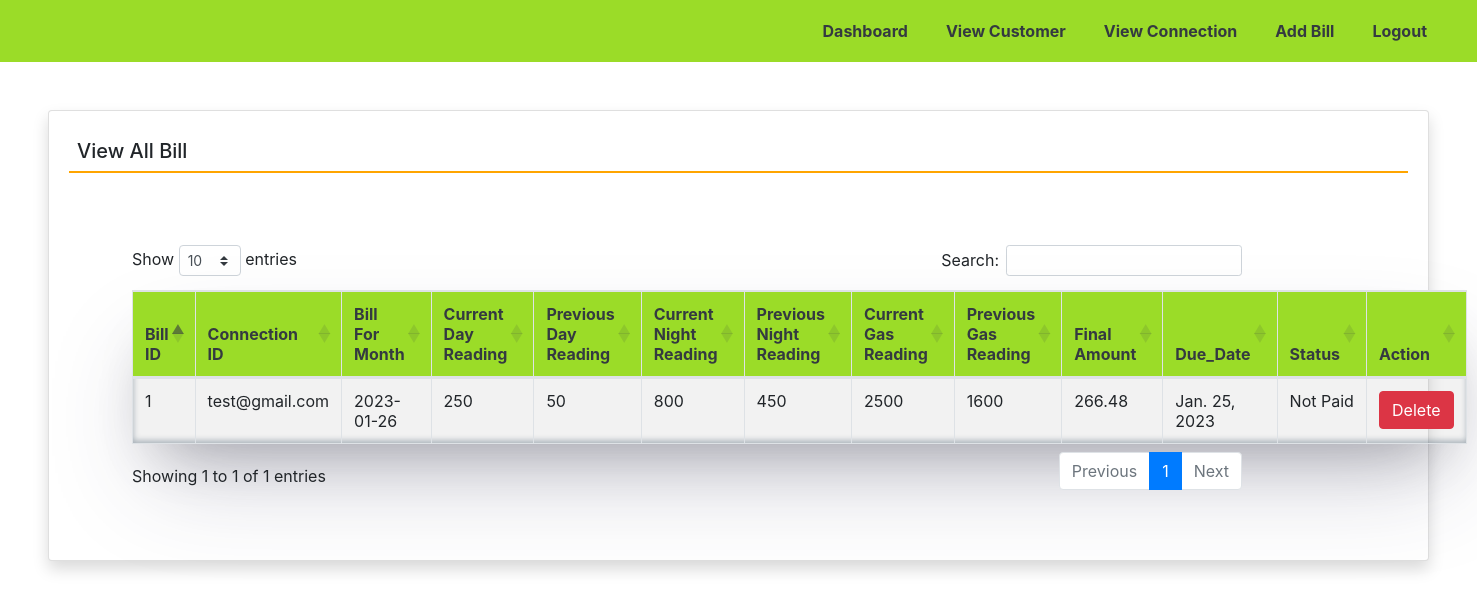
Screenshot of /viewbill (signed in) with the database file from the repository.
### frontendpage/models.py (models this page shows, shortened)
class Bill(models.Model):
    connection = models.ForeignKey(Connection,on_delete=models.CASCADE)
    billformonth = models.CharField(max_length=50, null=True)
    dayelectricitycurrentreading = models.CharField(max_length=50, null=True)
    dayelectricitypreviousreading = models.CharField(max_length=50, null=True)
    dayelectricitytotalunit = models.CharField(max_length=100, null=True)
    dayelectricitychargeperunit = models.CharField(max_length=100, null=True)
    nightelectricitycurrentreading = models.CharField(max_length=50, null=True)
    nightelectricitypreviousreading = models.CharField(max_length=50, null=True)
    nightelectricitytotalunit = models.CharField(max_length=100, null=True)
    nightelectricitychargeperunit = models.CharField(max_length=100, null=True)
    gascurrentreading = models.CharField(max_length=50, null=True)
    gaspreviousreading = models.CharField(max_length=50, null=True)
    gastotalunit = models.CharField(max_length=100, null=True)
    gaschargeperunit = models.CharField(max_length=100, null=True)
    standingcharge = models.CharField(max_length=50, null=True)
    finalamount = models.CharField(max_length=100, null=True)
    duedate = models.DateField(null=True)
    status = models.CharField(max_length=20, null=True)

class Connection(models.Model):
    customer = models.ForeignKey(Customer,on_delete=models.CASCADE)
    customerconnectionid = models.CharField(max_length=10, null=True)
    customerconnectiontype = models.CharField(max_length=100, null=True)
    customerconnectionstartdate = models.DateField(null=True)
    customeroccupation = models.CharField(max_length=100, null=True)
    customerconnectionload = models.CharField(max_length=100, null=True)
    customerplotno = models.CharField(max_length=50, null=True)
    customercity = models.CharField(max_length=100, null=True)
    customerpincode = models.CharField(max_length=10, null=True)
    customeraddress = models.CharField(max_length=200, null=True)
    customerstate = models.CharField(max_length=100, null=True)
    customerdescription = models.CharField(max_length=250, null=True)

### frontendpage/views.py (the view)
# urls.py: path('viewbill',viewbill,name='viewbill'),
def viewbill(request):
    if not request.user.is_authenticated:
        return redirect('adminlogin')
    bill = Bill.objects.all()
    return render(request,'viewbill.html', locals())

### frontendpage/templates/viewbill.html
{% extends 'adminnavbar.html' %}
{% load static %}
{% block body1 %}
<div class="card shadow m-5" style="box-shadow: rgba(0, 0, 0, 0.25) 0px 54px 55px, rgba(0, 0, 0, 0.12) 0px -12px 30px, rgba(0, 0, 0, 0.12) 0px 4px 6px, rgba(0, 0, 0, 0.17) 0px 12px 13px, rgba(0, 0, 0, 0.09) 0px -3px 5px;">
    <div class="card-body">
		<h5 class="p-2" style="border-bottom: 2px solid orange">View All Bill</h5>
      <div class="container m-5">
		<h1 class="text-success text-center"></h1>
		<br>
		<table id="example" class="table table-striped table-bordered" style="width:100%;  box-shadow: rgba(50, 50, 93, 0.25) 0px 50px 100px -20px, rgba(0, 0, 0, 0.3) 0px 30px 60px -30px, rgba(10, 37, 64, 0.35) 0px -2px 6px 0px inset;">
			<thead  style="background-color: #9bdc28;">
				<tr>
					<th class="text-Dark">Bill ID</th>
					<th class="text-Dark">Connection ID</th>
					<th class="text-Dark">Bill For Month</th>
					<th class="text-Dark">Current Day Reading</th>
					<th class="text-Dark">Previous Day Reading</th>
					<th class="text-Dark">Current Night Reading</th>
					<th class="text-Dark">Previous Night Reading</th>
					<th class="text-Dark">Current Gas Reading</th>
					<th class="text-Dark">Previous Gas Reading</th>
					<th class="text-Dark">Final Amount</th>
					<th class="text-Dark">Due_Date</th>
					<th class="text-Dark">Status</th>
					<th class="text-Dark">Action</th>
				</tr>
			</thead>
			<tbody>
              {% for i in bill %}
			  <tr>
				  <td>{{forloop.counter}}</td>
				  <td>{{i.connection.customerconnectionid}}</td>
				  <td>{{i.billformonth}}</td>
				  <td>{{i.dayelectricitycurrentreading}}</td>
				  <td>{{i.dayelectricitypreviousreading}}</td>
				  <td>{{i.nightelectricitycurrentreading}}</td>
				  <td>{{i.nightelectricitypreviousreading}}</td>
				  <td>{{i.gascurrentreading}}</td>
				  <td>{{i.gaspreviousreading}}</td>
				  <td>{{i.finalamount}}</td>
				  <td>{{i.duedate}}</td>
				  <td>{{i.status}}</td>
				  <td><a href="{% url 'deletebill' i.id %}" class="btn btn-danger" onclick="return confirm('Are you sure to delete this Connection Details ?')">Delete</a></td>
			  </tr>
			  {% endfor %}
			</tbody>
		</table>
	</div>
	</div>
</div>
{% endblock %}

### frontendpage/templates/adminnavbar.html (shortened to what this page needs)
{% load static %}
<html>
<head>
<link rel="stylesheet"
	href="https://maxcdn.bootstrapcdn.com/bootstrap/4.5.2/css/bootstrap.min.css">
<link rel="stylesheet"
	href="https://pro.fontawesome.com/releases/v5.10.0/css/all.css"
 />
<link rel="stylesheet"
	href="https://cdnjs.cloudflare.com/ajax/libs/twitter-bootstrap/4.5.2/css/bootstrap.css">
<link rel="stylesheet"
	href="https://cdn.datatables.net/1.11.3/css/dataTables.bootstrap4.min.css">
<link rel="stylesheet" href="{% static 'css/sidebar.css' %}">
</head>
<body>
	<div class="navbar navbar-expand-lg w-100" style="background: #9bdc28;" id="sidebar">
		<div class="container-fluid">
		<ul class="nav flex-row ml-auto" style="background: #9bdc28;">
			<li class="nav-item"><a href="{% url 'adminhome' %}"
				class="nav-link text-dark" style="background: #9bdc28;">
					Dashboard
			</a></li>
			<li class="nav-item"><a href="{% url 'viewcustomer' %}"
				class="nav-link text-dark" style="background: #9bdc28;">
				View Customer
			</a></li>
			<li class="nav-item"><a href="{% url 'viewconnection' %}"
				class="nav-link text-dark" style="background: #9bdc28;">
				View  Connection
			</a></li>
			<li class="nav-item"><a href="{% url 'addbill' %}"
				class="nav-link text-dark" style="background: #9bdc28;">
				Add  Bill
			</a></li>
			<li class="nav-item"><a href="{% url 'logout' %}"
				class="nav-link text-dark" style="background: #9bdc28;">
				Logout
			</a></li>
		</ul>
	</div>
	</div>
		{% block body1 %}
		{% endblock %}
</body>
</html>

### frontendpage/static/css/sidebar.css (style rules this page uses)
body { background: #ffffff; min-height: 100vh; }
.nav-link { font-weight : bold; }

### frontendpage/templates/adminnavbar.html (style rules this page uses)
.nav-item { padding: 3px !important; }

### rows the page displays
Bill: connection.customerconnectionid "test@gmail.com", billformonth "2023-01-26", dayelectricitycurrentreading "250", dayelectricitypreviousreading "50", nightelectricitycurrentreading "800", nightelectricitypreviousreading "450", gascurrentreading "2500", gaspreviousreading "1600", finalamount "266.48", duedate "Jan. 25, 2023", status "Not Paid"
